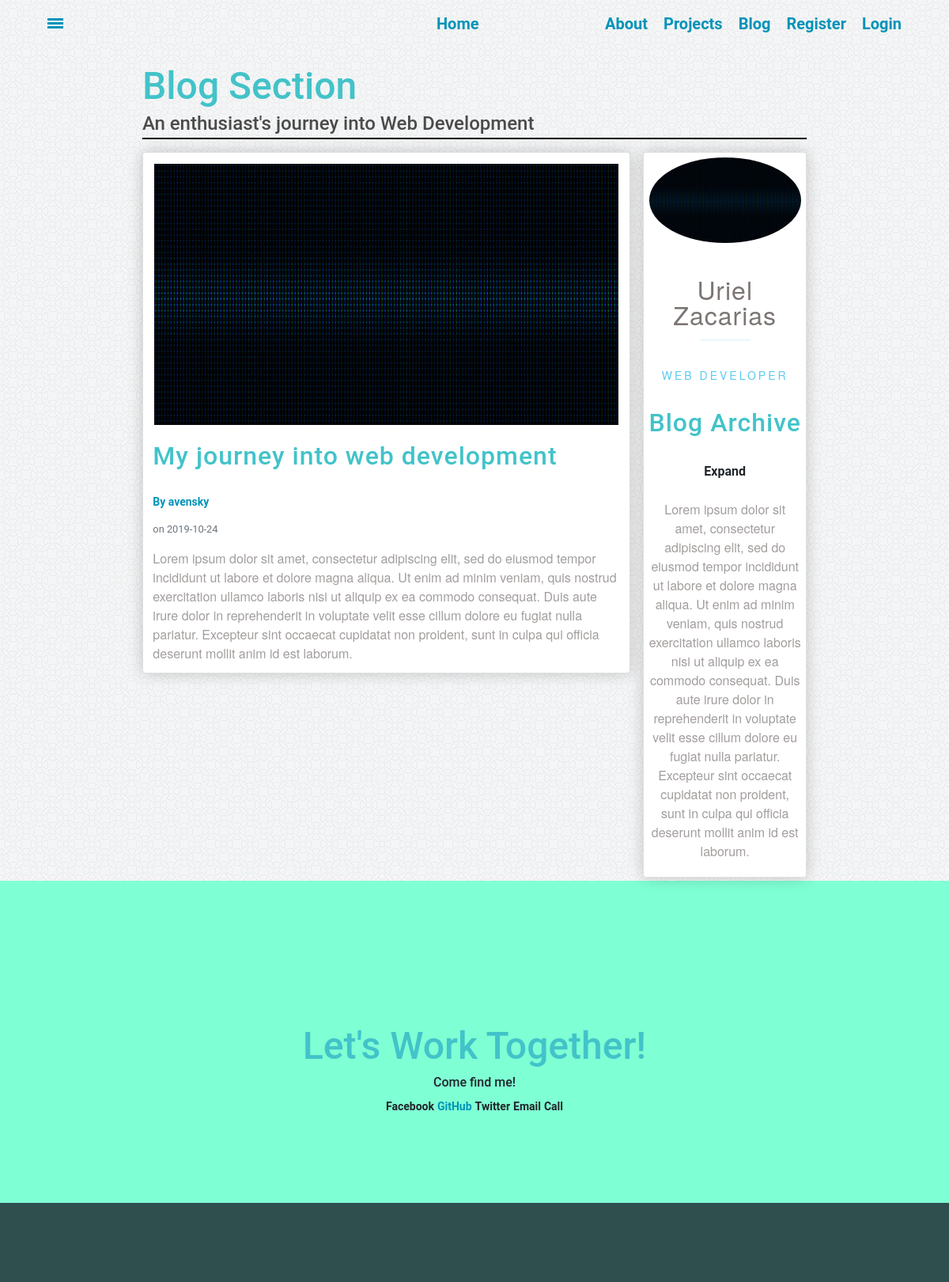
/post/1, run on the app's committed database.
### database_setup.py (models this page shows, shortened)
class Post(Base):
    __tablename__= 'post'
    id = Column(Integer, primary_key=True)
    title = Column(String(100), nullable=False)
    date_posted = Column(DateTime, nullable=False, default=datetime.datetime.utcnow())
    content = Column(Text, nullable=False)
    user_id = Column(Integer, ForeignKey('user.id'), nullable=False)
    user = relationship(User)

class User(Base, UserMixin):
    __tablename__ = 'user'
    id = Column(Integer, primary_key=True)
    username = Column(String(20), unique=True, nullable=False)
    email = Column(String(120),  unique=True, nullable=False)
    image_file = Column(String(20), nullable=False, default='blank_user.gif')
    password = Column(String(60), nullable=False)
    posts = relationship('Post', backref='author', lazy=True)

### __init__.py (the view)
@app.route("/post/<int:post_id>")
def post(post_id):
	post = session.query(Post).get(post_id)
	return render_template('post.html', title=post.title, post=post)

### templates/post.html (shortened to what this page needs)
{% extends "main.html" %}
{% block content %}
<div class="blog-wrapper content-wrapper" id="blog">
	<div class="box header">
		<h2>Blog Section</h2>
		<h3>An enthusiast's journey into Web Development</h3>
	</div>
	<div class="box content">
		<div class="blog-card card">
			<img class="card-img blog-card-img" src="{{ url_for('static', filename='pics/heading.gif') }}">
			<h2 class="card-title">{{ post.title }}</h2>
			<a class="mr-2" href="#">By {{ post.author.username }}</a>
			<small class="text-muted"> on {{ post.date_posted.strftime('%Y-%m-%d') }}</small>
			<p class="card-content">{{ post.content }}</p>
		</div>
	</div>
	<div class="box sidebar">
		<div class="side-card card">
			<img class="card-img" src="{{ url_for('static', filename='pics/heading.gif') }}">
			<p class="card-name">Uriel Zacarias</p>
			<p class="card-position">Web Developer</p>
			<h2 class="card-title">Blog Archive</h2>
			<div class="card-archive">
			  <label for="togList1">
			    <span>Expand</span>
			  </label>
			</div>
			<p class="card-info">Lorem ipsum dolor sit amet, consectetur adipiscing elit, sed do eiusmod tempor incididunt ut labore et dolore magna aliqua. Ut enim ad minim veniam, quis nostrud exercitation ullamco laboris nisi ut aliquip ex ea commodo consequat. Duis aute irure dolor in reprehenderit in voluptate velit esse cillum dolore eu fugiat nulla pariatur. Excepteur sint occaecat cupidatat non proident, sunt in culpa qui officia deserunt mollit anim id est laborum.</p>
		</div>
	</div>
</div>
{% endblock %}

### templates/main.html (shortened to what this page needs)
<!DOCTYPE html>
<html lang="en">
	<head>
		<link rel="stylesheet" href="https://maxcdn.bootstrapcdn.com/bootstrap/4.0.0/css/bootstrap.min.css">
		<link rel="stylesheet" type="text/css" href="{{ url_for('static', filename='styles.css') }}">
	</head>
	<body>
		<div class="wrapper" style='height: 100%; width: 100%; background:url({{ url_for("static", filename="pics/circlelight.png")}}) repeat;'>
			<nav class="navbar" id="navbar">
			  <div class="navbox navleft">
			    <li class="navbar-item"><a href="#" class="box-shadow-menu"></a></li>
			  </div>
			  <div class="navbox navcenter">
			    <li class="navbar-item"><a href="{{url_for('showHome')}}">Home</a></li>
			  </div>
			  <div class="navbox navright">
			    <li class="navbar-item"><a href="{{url_for('showHome')}}#welcome">About</a></li>
			    <li class="navbar-item"><a href="{{url_for('showHome')}}#projects">Projects</a></li>
			    <li class="navbar-item"><a href="{{url_for('showHome')}}#blog">Blog</a></li>
					{% if current_user.is_authenticated %}
					<li class="navbar-item">
						<a href="{{ url_for('account') }}">Account</a>
					</li>
					<li class="navbar-item">
						<a href="{{ url_for('logout') }}">Logout</a>
					</li>
					{% else %}
					<li class="navbar-item">
						<a href="{{ url_for('register') }}">Register</a>
					</li>
					<li class="navbar-item">
						<a href="{{ url_for('login') }}">Login</a>
					</li>
					{% endif %}
			  </div>
			</nav>
			{% block content %}{% endblock %}
			<div id="contact">
				<h2>Let's Work Together!</h2>
				<h6>Come find me!</h6>
				<a class="ctn">Facebook</a>
				<a href="https://github.com/Avensky" class="ctn" id="card-link" target="_blank">GitHub</a>
				<a class="ctn">Twitter</a>
				<a class="ctn">Email</a>
				<a class="ctn">Call</a>
			</div>
			<div id="footer"></div>
		</div>
	</body>
</html>

### static/styles.css (style rules this page uses)
.navbar { display: flex; margin: 0px; height:8vh; position: fixed; width: 100%; list-style: none; padding: 0px; z-index: 10000; }
.navbox { flex: 1; display: flex; justify-content: center; align-items: center; }
.navleft { justify-content: flex-start; padding-left: 50px; }
.navright { justify-content: flex-end; padding-right: 50px; }
.navbar-item { padding: 10px; white-space: nowrap; }
.navbar-item a { text-decoration: none; font-size: 1.25em; }
.box-shadow-menu { position: relative; padding-left: 1.25em; }
.box-shadow-menu:before { content: ""; position: absolute; left: 0; top: 0.25em; width: 1em; height: 0.15em; background: #0093B9; box-shadow: 0 0.25em 0 0 #0093B9, 0 0.5em 0 0 #0093B9; }
.header h2 { font-size: 3em; margin:0px; }
.header h3 { margin: 0px; font-size: 1.5em; line-height: 1.5em; }
.header { align-items: center; margin-bottom:2%; white-space: nowrap; height:100%; border-bottom: solid 2px black; }
.content-wrapper { min-height: 90vh; margin: 0 15%; padding: 10vh 0 0; display: grid; grid-template-rows: 12vh min-content; grid-gap: 1em; grid-template-columns: 1fr; grid-template-areas: "header" "content" }
.sidebar { grid-area: sidebar; }
.content { grid-area: content; }
.header { grid-area: header; }
.blog-wrapper { grid-template-columns: 14vw; grid-template-areas: "header header header header header header header" "content content content content content content sidebar"; }
.card { background-color: rgba(255, 255, 255, 1); box-shadow: 0 0 20px rgba(0,0,0,.2); padding:2%; display: grid; grid-gap: 1em; margin-bottom: 2%; }
.card-name::after { margin-left: 0; }
.card-name { grid-area: name; }
.card-img { grid-area: image; }
.card-position { grid-area: position; }
.card-info { grid-area: info; }
.card-archive { grid-area: archive; }
.blog-card { grid-template-rows: 1fr; grid-template-columns: 1fr; grid-template-areas: "image" "title" "author" "content"; }
.side-card { display: flex; text-align: center; }
a { color: dodgerblue; }
.card-info { font-weight: 300; opacity: .7; }
.card-name { text: nowrap; letter-spacing: 1px; font-size: 2rem; margin: .75em 0 0; line-height: 1; }
.card-name::after { content: ''; display: block; width: 2em; height: 1px; background: #5bcbf0; margin: .5em auto .65em; opacity: .25; }
.card-position { text-transform: uppercase; font-size: .875rem; letter-spacing: 3px; margin: 0 0 .5vem; line-height: 1; color: #5bcbf0; }
.card-img { justify-self: center; max-width: 100%; border-radius: 50%; border: 2px solid white; }
.blog-card-img { border-radius: 0; }
.card-title { letter-spacing: 1px; margin: .15em 0 .55em; line-height: 1; font-size: 2rem; }
.card-content { font-weight: 300; opacity: .7; margin: 0 0; }
#contact { background-color:aquamarine; text-align: center; padding: 180px 0 110px 0px; margin: 0px 0px; }
#footer { margin: 0px; background-color: darkslategrey; color: white; height:100px; padding: 20px; text-align: center; }
body { margin: 0px; overflow-x: hidden; }
* { font-family: "Helvetica Neue Bold", Roboto, Helvetica, Arial, sans-serif; font-weight: 700; }
h2 { font-size: 3em; color: #42C3C9; }
h3 { font-size: 24px; color: #4A4A4A; line-height: 23px; }
p { font-family: "Helvetica Neue", Roboto, Helvetica, Arial, sans-serif; font-size: 16px; color: #7B7573; font-weight: 400; }
a { font-size: 14px; color: #0093B9; line-height: 17px; }

### data on the page
Post: title "My journey into web development", date_posted "2019-10-24", content "Lorem ipsum dolor sit amet, consectetur adipiscing elit, sed do eiusmod tempor incididunt ut labore et dolore magna aliqua. Ut enim ad minim veniam, quis nostrud exercitation ullamco laboris nisi ut aliquip ex ea commodo consequat. Duis aute irure dolor in reprehenderit in voluptate velit esse cillum dolore eu fugiat nulla pariatur. Excepteur sint occaecat cupidatat non proident, sunt in culpa qui officia deserunt mollit anim id est laborum."
User: author.username "avensky"
